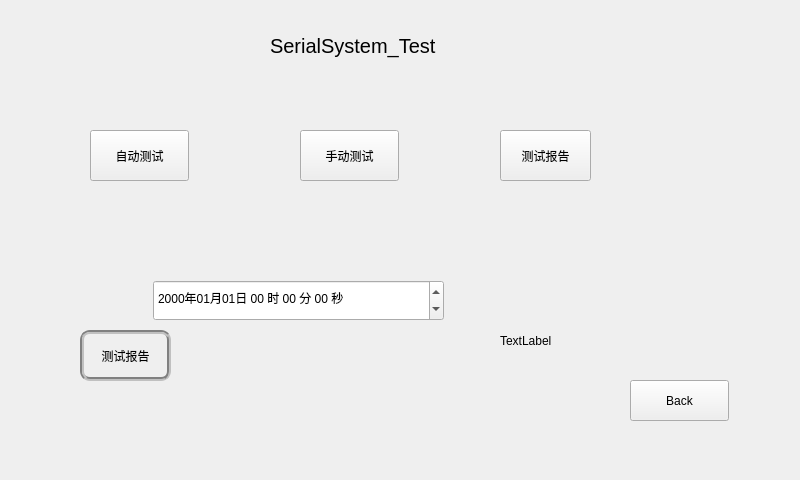
<?xml version="1.0" encoding="UTF-8"?>
<ui version="4.0">
 <class>MainForm</class>
 <widget class="QWidget" name="MainForm">
  <property name="geometry">
   <rect>
    <x>0</x>
    <y>0</y>
    <width>800</width>
    <height>480</height>
   </rect>
  </property>
  <property name="windowTitle">
   <string>主窗体</string>
  </property>
  <property name="windowIcon">
   <iconset resource="../../img.qrc">
    <normaloff>:/img/images/user.png</normaloff>:/img/images/user.png</iconset>
  </property>
  <property name="autoFillBackground">
   <bool>false</bool>
  </property>
  <property name="styleSheet">
   <string notr="true"/>
  </property>
  <widget class="QPushButton" name="auto_but">
   <property name="geometry">
    <rect>
     <x>90</x>
     <y>130</y>
     <width>99</width>
     <height>51</height>
    </rect>
   </property>
   <property name="styleSheet">
    <string notr="true">background-image:url()</string>
   </property>
   <property name="text">
    <string>自动测试</string>
   </property>
  </widget>
  <widget class="QLabel" name="label">
   <property name="geometry">
    <rect>
     <x>270</x>
     <y>20</y>
     <width>171</width>
     <height>51</height>
    </rect>
   </property>
   <property name="font">
    <font>
     <pointsize>15</pointsize>
    </font>
   </property>
   <property name="styleSheet">
    <string notr="true">background-image:url()</string>
   </property>
   <property name="text">
    <string>SerialSystem_Test</string>
   </property>
  </widget>
  <widget class="QPushButton" name="report_but">
   <property name="geometry">
    <rect>
     <x>500</x>
     <y>130</y>
     <width>91</width>
     <height>51</height>
    </rect>
   </property>
   <property name="styleSheet">
    <string notr="true">background-image:url()</string>
   </property>
   <property name="text">
    <string>测试报告</string>
   </property>
  </widget>
  <widget class="QPushButton" name="manual_but">
   <property name="geometry">
    <rect>
     <x>300</x>
     <y>130</y>
     <width>99</width>
     <height>51</height>
    </rect>
   </property>
   <property name="styleSheet">
    <string notr="true">background-image:url()</string>
   </property>
   <property name="text">
    <string>手动测试</string>
   </property>
  </widget>
  <widget class="QPushButton" name="test">
   <property name="geometry">
    <rect>
     <x>80</x>
     <y>330</y>
     <width>91</width>
     <height>51</height>
    </rect>
   </property>
   <property name="styleSheet">
    <string notr="true">border:4px groove gray;border-radius:10px;padding:10px;background-image:url();</string>
   </property>
   <property name="text">
    <string>测试报告</string>
   </property>
  </widget>
  <widget class="QLabel" name="label_2">
   <property name="geometry">
    <rect>
     <x>590</x>
     <y>0</y>
     <width>191</width>
     <height>71</height>
    </rect>
   </property>
   <property name="autoFillBackground">
    <bool>false</bool>
   </property>
   <property name="styleSheet">
    <string notr="true">background-image: url(:/img/images/serial_logo.png)</string>
   </property>
   <property name="text">
    <string/>
   </property>
  </widget>
  <widget class="QPushButton" name="back_but">
   <property name="geometry">
    <rect>
     <x>630</x>
     <y>380</y>
     <width>99</width>
     <height>41</height>
    </rect>
   </property>
   <property name="styleSheet">
    <string notr="true">background-image:url()</string>
   </property>
   <property name="text">
    <string>Back</string>
   </property>
  </widget>
  <widget class="QLabel" name="main_gif">
   <property name="geometry">
    <rect>
     <x>500</x>
     <y>330</y>
     <width>121</width>
     <height>21</height>
    </rect>
   </property>
   <property name="autoFillBackground">
    <bool>true</bool>
   </property>
   <property name="styleSheet">
    <string notr="true"/>
   </property>
   <property name="text">
    <string>TextLabel</string>
   </property>
  </widget>
  <widget class="QDateTimeEdit" name="dateTimeEdit">
   <property name="geometry">
    <rect>
     <x>153</x>
     <y>280</y>
     <width>291</width>
     <height>41</height>
    </rect>
   </property>
   <property name="currentSection">
    <enum>QDateTimeEdit::YearSection</enum>
   </property>
   <property name="displayFormat">
    <string>yyyy年MM月dd日 HH 时 mm 分 ss 秒</string>
   </property>
   <property name="calendarPopup">
    <bool>false</bool>
   </property>
   <property name="timeSpec">
    <enum>Qt::LocalTime</enum>
   </property>
  </widget>
 </widget>
 <resources>
  <include location="../../img.qrc"/>
 </resources>
 <connections/>
</ui>
